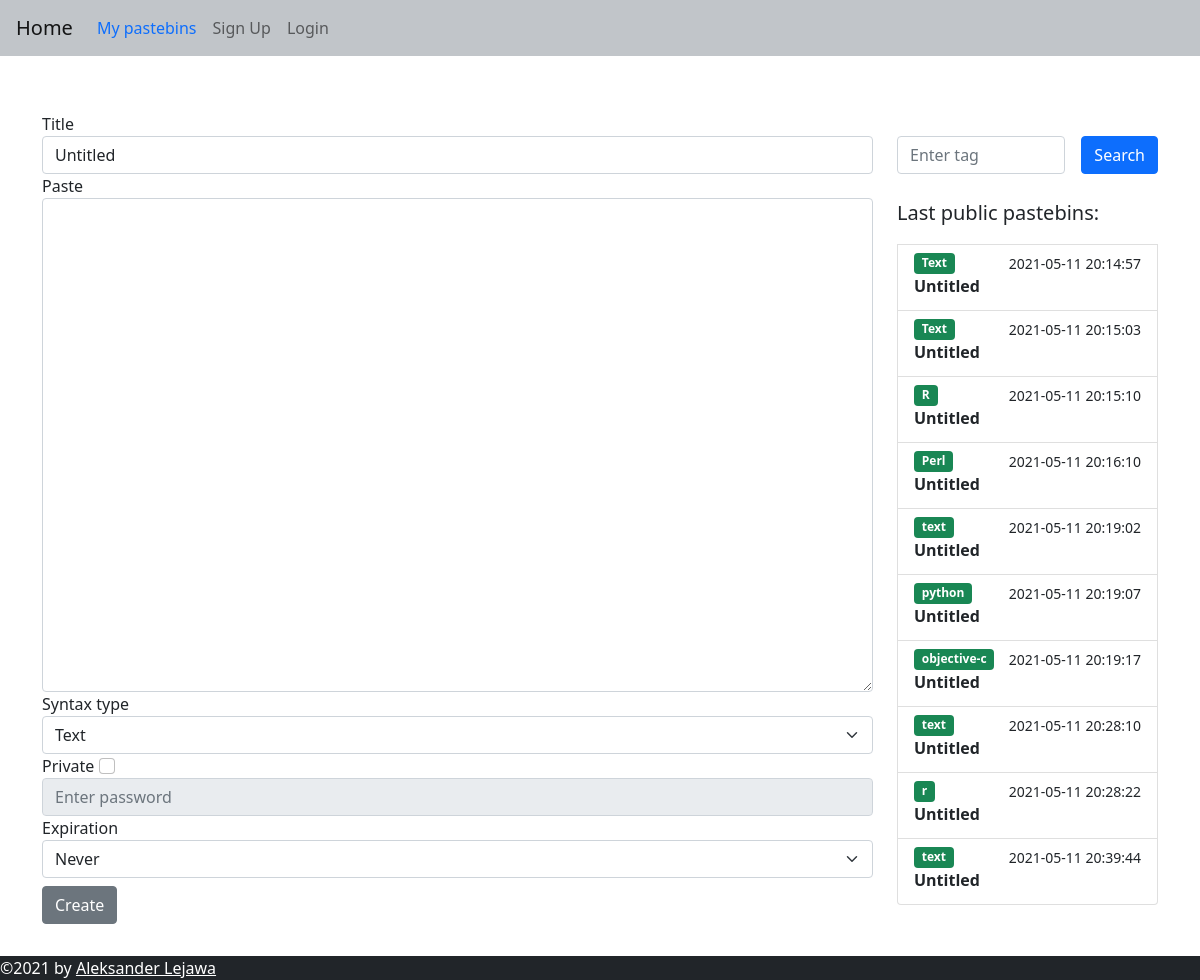
Before: / with the older database file.
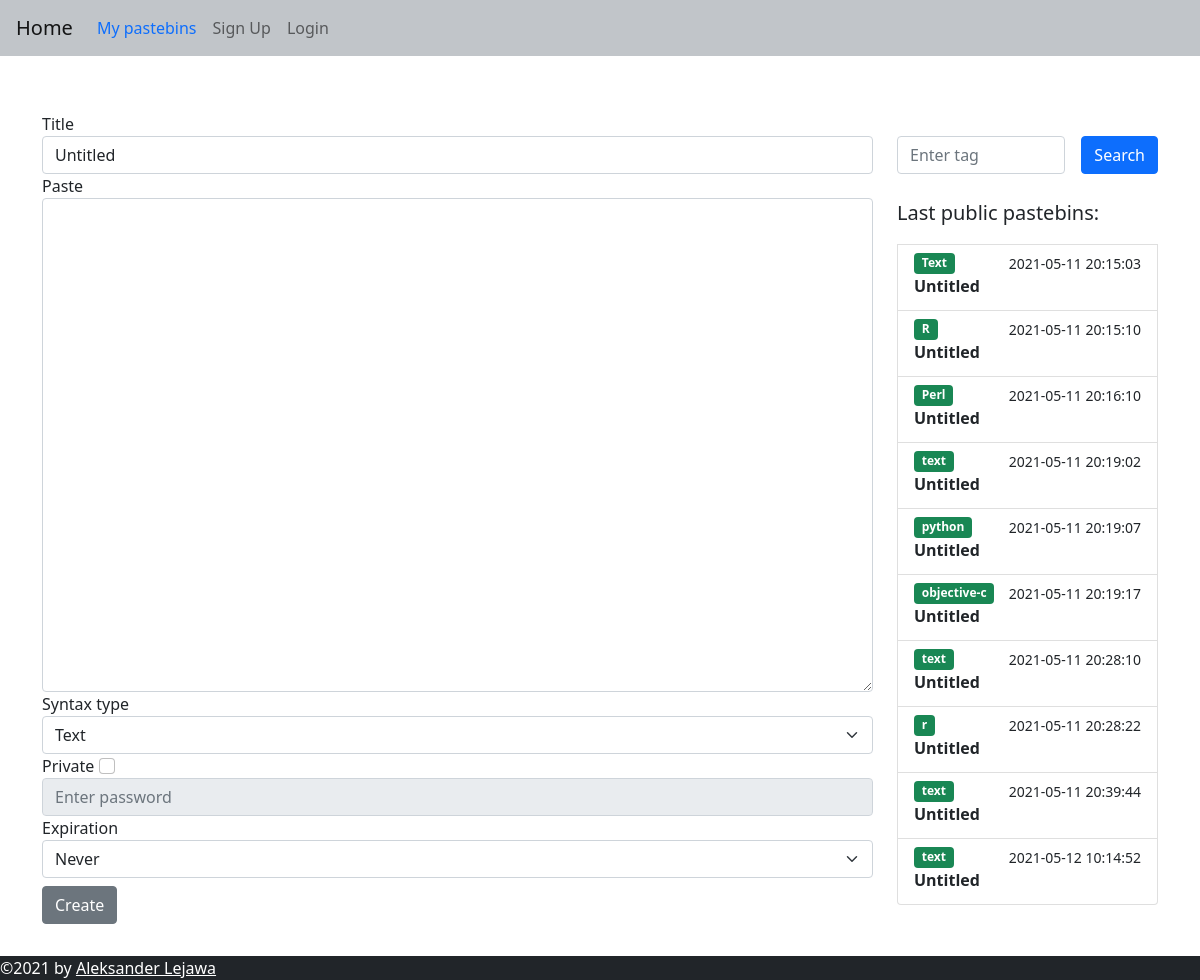
After: the same page with the newer database file.
### web/models.py (models this page shows, shortened)
class Pastebin(db.Model):
    id = db.Column(db.Integer, primary_key=True)
    title = db.Column(db.String(100), default="Untitled")
    content = db.Column(db.String(60000))
    syntax = db.Column(db.String(50))
    user_id = db.Column(db.Integer, db.ForeignKey("user.id"))
    date = db.Column(db.DateTime(timezone=True))
    expire_date = db.Column(db.DateTime(timezone=True))
    password = db.Column(db.String(150))
    link = db.Column(db.String(150), unique=True)
    def is_expired(self):
        if self.expire_date:
            if datetime.utcnow() > self.expire_date:
                db.session.delete(self)
                db.session.commit()
                return True
            return False
        else:
            return False

### web/pastebin/routes.py (the view, shortened to what this page needs)
@bp.route("/", methods=["GET", "POST"])
def home():
   form = CreatePastebinForm()
   return render_template("home.html", user=current_user, form=form, public_pastebins=get_public_pastebins())

### web/pastebin/forms.py (shortened to what this page needs)
class CreatePastebinForm(FlaskForm):
    types = [
        "Text","Bash", "C", "C#", "C++", "CSS", "GO", "HTML", "HTTP", "INI",
        "Java", "JavaScript", "JSON", "Kotlin", "LUA", "Markdown", "Objective-C",
        "Perl", "PHP", "Python", "R", "Ruby", "Rust", "SQL", "TypeScript"
    ]
    dates = [
        "Never",
        "1 Minute",
        "15 Minutes",
        "1 Hour",
        "1 Day",
        "1 Week",
        "1 Month",
        "1 Year"
    ]
    title = StringField("Title", default="Untitled", validators=[Length(max=100, message="Title needs to be at least %(min)d characters long and can't exceed %(max)d characters.")])
    content = TextAreaField("Paste", validators=[DataRequired(), Length(max=60000, message="Pastebin can't be longer than %(max)d characters.")])
    syntax = SelectField("Syntax type", choices=types, validators=[DataRequired()])
    private = BooleanField("Private")
    password = StringField()
    expire = SelectField("Expiration", choices=dates, validators=[DataRequired()])
    submit = SubmitField("Create")

### web/pastebin/routes.py (called while the page is built)
def get_public_pastebins():
   pastebins = Pastebin.query.filter_by(password=None).all()[-10:]
   for pastebin in pastebins:
      pastebin.is_expired()
   return pastebins

### web/templates/home.html (shortened to what this page needs)
{% extends "base.html" %}
{% block content%}
<div class="row">
  <div class="col-9">
    <form method="POST">
      <div class="form-group mt-5">
        {{ form.title.label}}
        {{ form.title(class_="form-control")}}
      </div>
      {{ form.content.label }}
      {{ form.content(class_="form-control", cols="35", rows="20") }}
      {{ form.syntax.label}}
      {{ form.syntax(class_="form-select")}}
      {{ form.private.label }}
      {{ form.private(class_="form-check-input") }}
      {{ form.password(class_="form-control", disabled="", placeholder="Enter password") }}
      {{ form.expire.label }}
      {{ form.expire(class_="form-select")}}
      {{ form.submit(class_="btn btn-secondary mt-2 mb-2") }}
    </form>
  </div>
  <div class="col mt-5">
    <form class="d-flex mt-4">
      <input class="form-control me-3" type="search" id="search_input" placeholder="Enter tag">
      <button class="btn btn-primary" type="button" id="search_button">Search</button>
    </form>
    <div class="list-group mt-4">
      <p class="lead">Last public pastebins:</p>
      {% for pastebin in public_pastebins %}
      <a href="{{pastebin.link}}" class="list-group-item list-group-item-action">
        <div class="d-flex w-100 justify-content-between">
          <span class="badge bg-success">{{ pastebin.syntax }}</span>
          <small>{{ pastebin.date.replace(microsecond=0) }}</small>
        </div>
        <p class="mb-1"><b>{{ pastebin.title if pastebin.title|length < 10 else pastebin.title[:10] + "..."}}</b></p>
      </a>
      {% endfor %}
    </div>
  </div>
</div>
{% endblock %}

### web/templates/base.html (shortened to what this page needs)
<!DOCTYPE html>
<html>
<head>
  <link href="https://cdn.jsdelivr.net/npm/bootstrap@5.0.0/dist/css/bootstrap.min.css" rel="stylesheet"
>
  <link rel="stylesheet" href="//unpkg.com/@highlightjs/cdn-assets@10.7.2/styles/default.min.css">
  <link rel="stylesheet" type="text/css" href="{{ url_for('static',filename='css/style.css') }}">
</head>
<body>
  <nav class="navbar navbar-expand-lg navbar navbar-light">
    <a class="navbar-brand ms-3" href="/">Home</a>
    <div class="collapse navbar-collapse" id="navbar">
      <div class="navbar-nav">
        <a class="nav-item nav-link text-primary" id="user" href="/user">My pastebins</a>
        {% if user.is_authenticated %}
        <a class="nav-item nav-link nav-user" id="logout" href="/user/edit">Edit account</a>
        <a class="nav-item nav-link" id="logout" href="/logout">Log Out</a>
        {% else %}
        <a class="nav-item nav-link" id="signup" href="/sign-up">Sign Up</a>
        <a class="nav-item nav-link" id="login" href="/login">Login</a>
        {% endif %}
      </div>
    </div>
  </nav>
  <div class="container mt-2">{% block content %} {% endblock %}</div>
  <div class="mt-5">
    <footer class="bg-dark text-white">
      ©2021 by <a class="text-white" href="https://github.com/syqu22">Aleksander Lejawa</a>
    </footer>
  </div>
</body>
</html>

### web/static/css/style.css (style rules this page uses)
footer { position: fixed; bottom: 0; width: 100%; }
#content { height:100%; }
.navbar { background-color: #c1c5c9; }

Changed rows visible on the page:
no longer on this page (row unchanged): Pastebin: syntax "Text", date.replace "2021-05-11 20:14:57", title "Untitled"
added Pastebin: syntax "text", date.replace "2021-05-12 10:14:52", title "Untitled"
